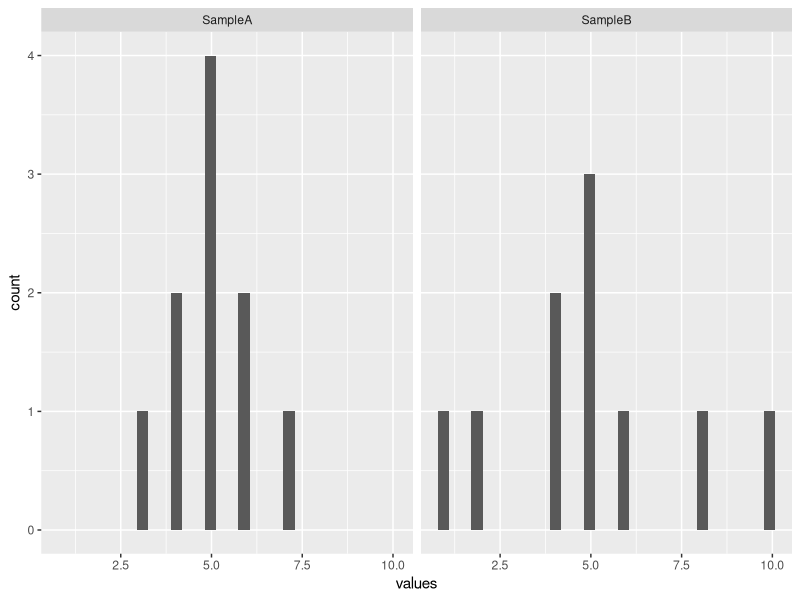
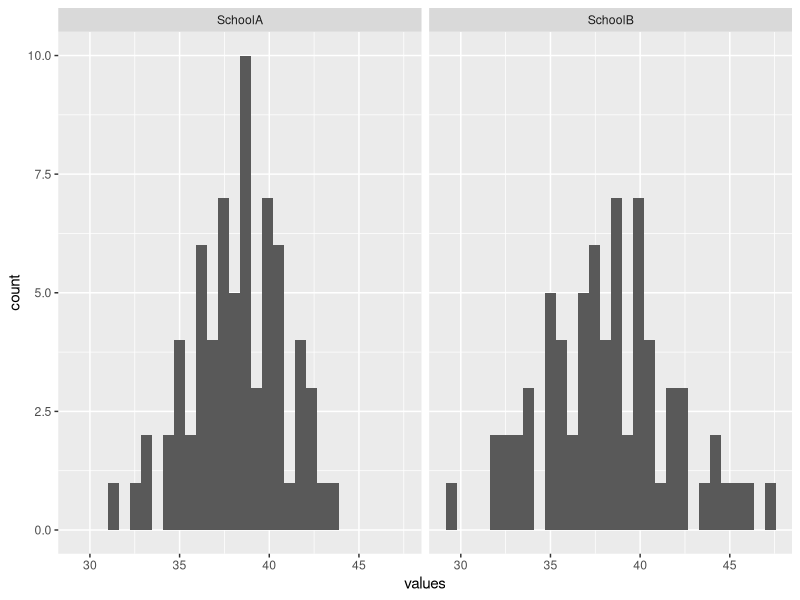
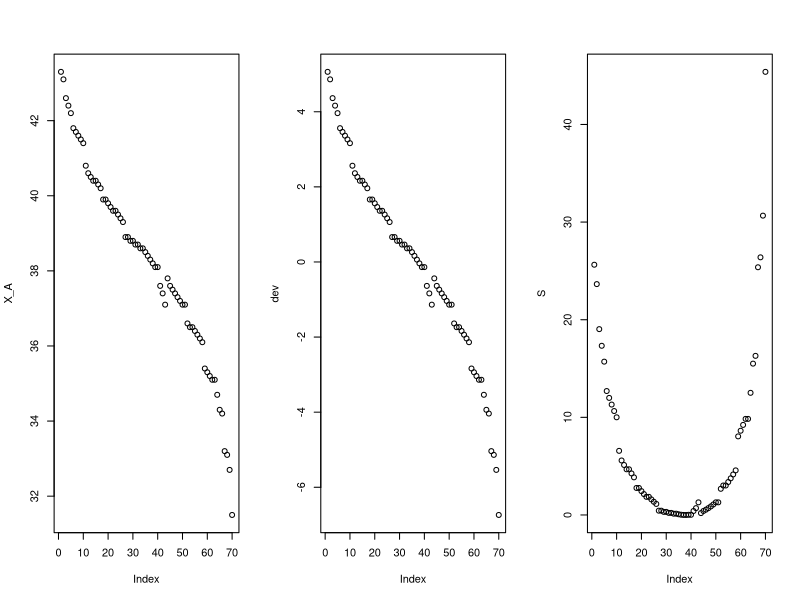
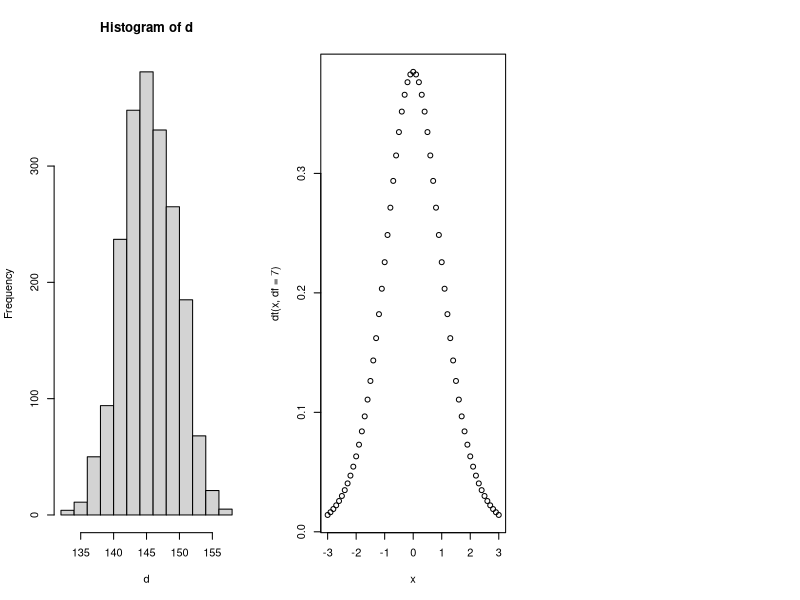

Write the R code that produced these figures, in order.
## ---- chunk 1
knitr::opts_chunk$set(echo = TRUE)
## ---- chunk 2
# p.13 のデータ
# <- で変数に10の数値を代入、cはconcatenateのc
A <- c(3, 4, 4, 5, 5, 5, 5, 6, 6, 7)
B <- c(1, 2, 4, 4, 5, 5, 5, 6, 8, 10)
# repはrepeat 例. rep("SampleA", 10)
# データフレーム: エクセルのようなもの. 列に要因、行に観測を持つ
df1 <- data.frame(
  values = c(A, B),
  labels = c(rep("SampleA", 10), rep("SampleB", 10))
)
## ---- chunk 3
# 最初の6行を見せて、という意味
head(df1, 6)
## ---- chunk 4
library(ggplot2)  # 可視化
# SampleAもSampleBも5あたりに中心があるけれど、
# ばらつきはSampleBの方が大きいですね。
ggplot(df1) +
  facet_wrap(. ~ labels) +
  geom_histogram(aes(x = values))
## ---- chunk 5
# https://whatalnk.github.io/stat-intro-by-r-tkd/Chap02.html
A <- c(
  43.3, 43.1, 42.6, 42.4, 42.2, 41.8, 41.7, 41.6, 41.5, 41.4,
  40.8, 40.6, 40.5, 40.4, 40.4, 40.3, 40.2, 39.9, 39.9, 39.8,
  39.7, 39.6, 39.6, 39.5, 39.4, 39.3, 38.9, 38.9, 38.8, 38.8,
  38.7, 38.7, 38.6, 38.6, 38.5, 38.4, 38.3, 38.2, 38.1, 38.1,
  37.6, 37.4, 37.1, 37.8, 37.6, 37.5, 37.4, 37.3, 37.2, 37.1,
  37.1, 36.6, 36.5, 36.5, 36.4, 36.3, 36.2, 36.1, 35.4, 35.3,
  35.2, 35.1, 35.1, 34.7, 34.3, 34.2, 33.2, 33.1, 32.7, 31.5
)
## ---- chunk 6
# https://whatalnk.github.io/stat-intro-by-r-tkd/Chap02.html
B <- c(
  47.3, 46.1, 45.6, 45.1, 44.5, 44.4, 43.7, 42.6, 42.5, 42.5,
  41.4, 41.8, 41.6, 41.5, 40.7, 40.5, 40.4, 40.3, 40.1, 40.1,
  39.9, 39.8, 39.7, 39.6, 39.6, 39.5, 39.4, 38.9, 38.8, 38.8,
  38.7, 38.7, 38.6, 38.4, 38.2, 38.1, 38.1, 37.8, 37.7, 37.5,
  37.5, 37.4, 37.3, 37.3, 37.1, 36.8, 36.8, 36.7, 36.6, 36.4,
  36.2, 35.4, 35.4, 35.4, 35.3, 35.2, 34.9, 34.8, 34.7, 34.7,
  33.9, 33.8, 33.7, 33.3, 33.1, 32.8, 32.5, 32.1, 31.7, 29.5
)
## ---- chunk 7
# データフレーム(p.14)
df2 <- data.frame(
  values = c(A, B),
  labels = c(rep("SchoolA", length(A)), rep("SchoolB", length(B)))
)
ggplot(df2) +
  facet_wrap(. ~ labels) +
  geom_histogram(aes(x = values))
## ---- chunk 8
X_A_bar = sum(A)/length(A)
X_A_bar
# 課題: `X_B_bar` を求めてみてください。
## ---- chunk 9
X_A = df2[df2$labels=="SchoolA", "values"]  # 実データ
dev = X_A - mean(X_A)  # 偏差
S = (X_A - mean(X_A))^2  # squared
SS = sum(S)  # 平方和(2.2)
par(mfrow=c(1,3)) 
plot(X_A)  # 実データ
plot(dev)  # 偏差: 和は打ち消し合って0 -> all.equal(sum(dev), 0) 
plot(S)  # 平均で0、外れるほど+
## ---- chunk 10
SS = sum(S)  # 平方和(2.2)
n = length(X_A)
SV = SS/(n-1)  # 標本分散
sqrt(SV)  # 標準偏差
sd(X_A) == sqrt(sum((X_A - mean(X_A))^2)/(n-1))  # Rのsdはn-1バージョン
## ---- chunk 11
d = c(1,2,3,4,5,6,7,8,9,10)
mean(d)
var(d)  # 不偏分散
sd(d)  # 標準偏差
## ---- chunk 12
data = c(5.1, 7.4, 10.3, 9.2, 6.5, 6.1, 7.9, 8.4, 8.1, 9.4)
# 2.1
# 2.2
## ---- chunk 13
data = c(5.1, 7.4, 10.3, 9.2, 6.5, 6.1, 7.9, 8.4, 8.1, 9.4)
# 2.1
mean(data)  # 平均値: [1] 7.84
var(data)  # 不偏分散: [1] 2.582667
sqrt(var(data))  # 標準偏差: [1] 1.607068
## ---- chunk 14
data = c(5.1, 7.4, 10.3, 9.2, 6.5, 6.1, 7.9, 8.4, 8.1, 9.4)
# 2.2
n = length(data)
d.mean = sum(data)/n  # 平均値: [1] 7.84
d.var = sum((data - d.mean)^2)/(n-1)  # 不偏分散: [1] 2.582667
d.sd = sqrt(d.var)  # 標準偏差: [1] 1.607068
print(c(d.mean, d.var, d.sd))
## ---- chunk 15
mean = 10
sd = 2
# 平均から2sdに収まる確率は、mean+2*sd から mean-2*sd を引けば良い
# pnormで与えたmeanとsdの分布におけるxまでの面積を求めくれる
# pnorm(-Inf, mean=mean, sd=sd)  # ->0
# pnorm(Inf, mean=mean, sd=sd)  # ->1
pnorm(mean+2*sd, mean=mean, sd=sd)-pnorm(mean-2*sd, mean=mean, sd=sd)
## ---- chunk 16
# 3.1 (1)
# 3.1 (2)
## ---- chunk 17
# 3.1(1)
mean = 145.8
sd = 4
1000*(pnorm(156, mean=mean, sd=sd)  - pnorm(153, mean=mean, sd=sd))
# 30
## ---- chunk 18
# 3.1(2)
mean = 145.8
sd = 4
1000*(pnorm(mean+2*sd, mean=mean, sd=sd)  - pnorm(mean, mean=mean, sd=sd))
# 477
## ---- chunk 19
d = rnorm(2000, mean=145.5, sd=4.0)  # 母集団
hist(d)
## ---- chunk 20
n=5
qt(0.025, df=n-1)
## ---- chunk 21
n = 20
x = sample(d, n, replace=F)
t.test(x, mu=145.5)
## ---- chunk 22
d2 = rnorm(2000, mean=147.5, sd=2.0)  # 母集団
x2 = sample(d2, n, replace=F)
t.test(x2, mu=145.5)  # sdで変わる
## ---- chunk 23
qt(0.025, df=19)
qt(0.975, df=19)
## ---- chunk 24
# 4.1
data = c(15.2, 11.3, 15.7, 18.2, 12.4, 13.0, 16.6, 17.3, 16.2, 18.7, 14.5, 13.7)
# (1)
# (2)
## ---- chunk 25
# 4.1: 式(4.1)
data = c(15.2, 11.3, 15.7, 18.2, 12.4, 13.0, 16.6, 17.3, 16.2, 18.7, 14.5, 13.7)
# (1)
n = length(data)
s_x = sd(data)/sqrt(n)
## ---- chunk 26
# 4.1: 式(4.1)
data = c(15.2, 11.3, 15.7, 18.2, 12.4, 13.0, 16.6, 17.3, 16.2, 18.7, 14.5, 13.7)
# (1)
n = length(data)
s_x = sd(data)/sqrt(n)
# (2)
p=0.05
X_bar = mean(data)
cred_low = X_bar+qt(p/2, n-1)*s_x
cred_high = X_bar+qt(1-p/2, n-1)*s_x
print(c(cred_low, cred_high))
## ---- chunk 27
cred_low = 13.5+qt(p/2, n-1)*s_x
cred_high = 13.5+qt(1-p/2, n-1)*s_x
print(c(cred_low, cred_high, X_bar))
## ---- chunk 28
x = seq(-3, 3, 0.1)
plot(x, y=dt(x, df=7))
# print(qt(0.975, df=7))
# print(qt(0.025, df=7))
## ---- chunk 29
x = seq(-3, 3, 0.1)
# plot(x, y=dt(x, df=7))
print(qt(0.975, df=7))
print(qt(0.025, df=7))
